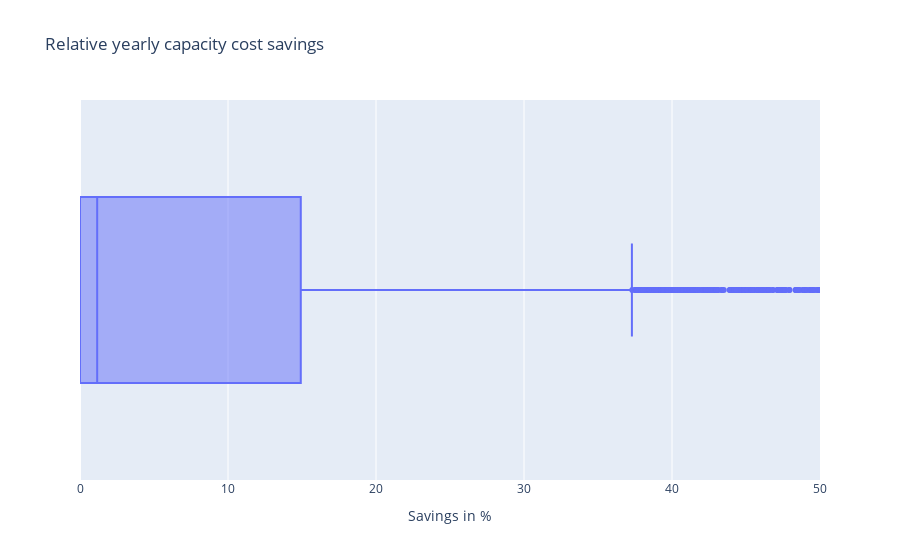

Here is the notebook cell this chart was saved with:
### Code cell
rel_cap_costs_yearly_savings = 100 * rel_diff["grid_capacity_costs_eur"].copy()
rel_cap_costs_yearly_savings.name = "Relative yearly grid capacity costs savings in %"
print(rel_cap_costs_yearly_savings.describe().drop("count").to_markdown())

rel_cap_savings_fig_df = pd.DataFrame()
rel_cap_savings_fig_df = rel_diff.copy() * 100
rel_cap_savings_fig_df.rename(columns={"grid_capacity_costs_eur": "Savings"}, inplace=True)
rel_cap_savings_fig = px.box(
    data_frame=rel_cap_savings_fig_df,
    x="Savings",
    title="Relative yearly capacity cost savings")
rel_cap_savings_fig.update_layout(xaxis_title="Savings in %", yaxis_title="")
rel_cap_savings_fig.update_xaxes(range=[0, 50])
rel_cap_savings_fig.show()

### Figure 1 — Plotly figure (JSON) as saved in the notebook; plotly's stock layout.template omitted (floating-point values rounded to 4 significant figures; data arrays with more than 128 entries replaced by an {"elided": "..."} marker saying what was removed)
{"data": [{"alignmentgroup": "True", "hovertemplate": "Savings=%{x}<extra></extra>", "legendgroup": "", "marker": {"color": "#636efa"}, "name": "", "notched": false, "offsetgroup": "", "orientation": "h", "showlegend": false, "type": "box", "x": {"elided": "5352 float values"}, "x0": " ", "xaxis": "x", "y0": " ", "yaxis": "y"}], "layout": {"boxmode": "group", "legend": {"tracegroupgap": 0}, "title": {"text": "Relative yearly capacity cost savings"}, "xaxis": {"anchor": "y", "domain": [0, 1], "range": [0, 50], "title": {"text": "Savings in %"}}, "yaxis": {"anchor": "x", "domain": [0, 1], "title": {"text": ""}}}}
